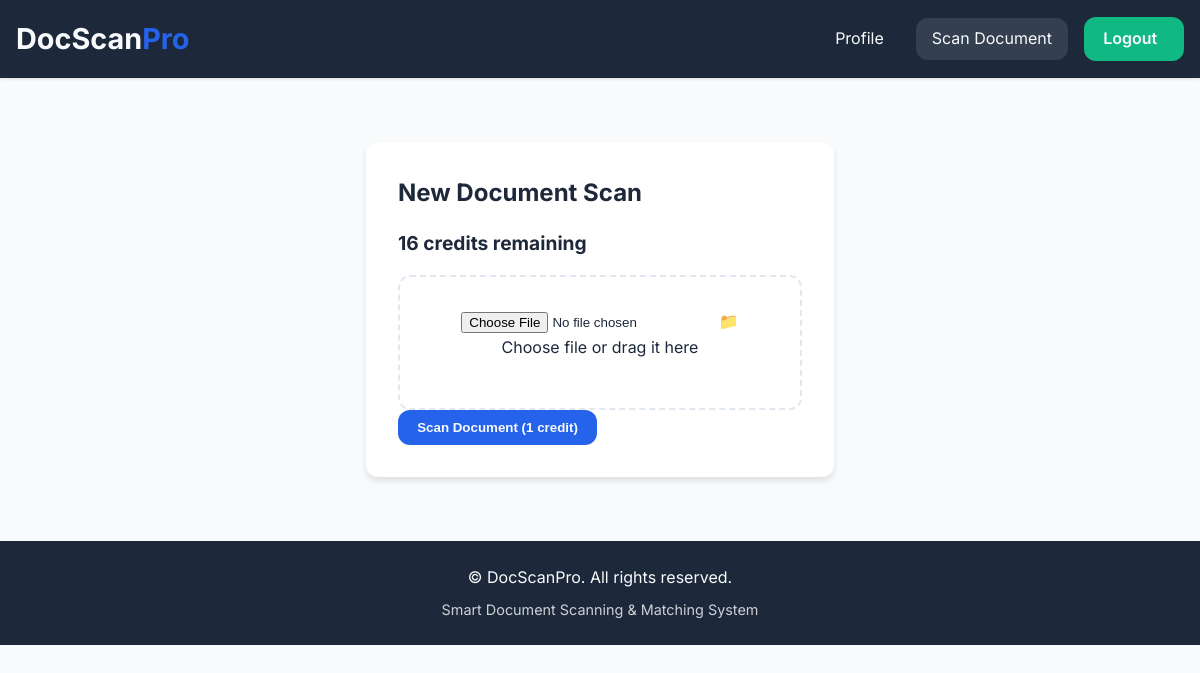
/scan (signed in), run on an earlier commit of the app's database.
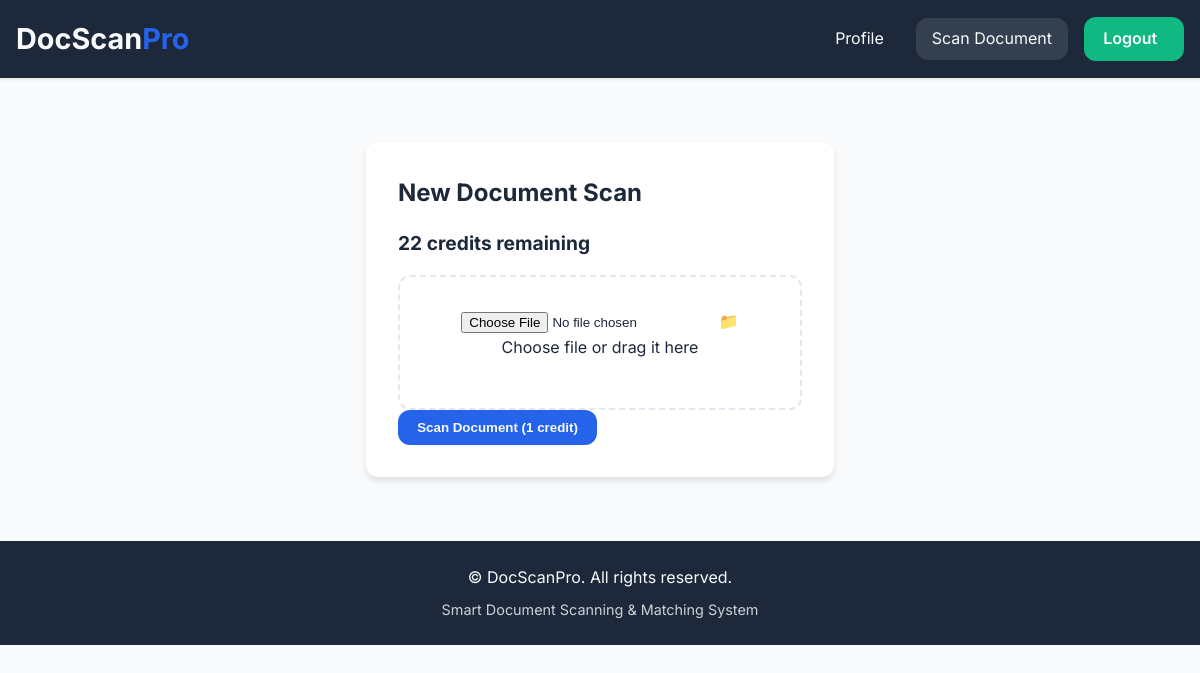
And on a later commit of the database.
### tables this page shows
CREATE TABLE users (
            id INTEGER PRIMARY KEY AUTOINCREMENT,
            name TEXT NOT NULL,
            email TEXT UNIQUE NOT NULL,
            contact TEXT NOT NULL,
            password_hash TEXT NOT NULL,
            gender TEXT DEFAULT 'others',
            role TEXT DEFAULT 'user',
            credits INTEGER DEFAULT 20,
            last_reset DATE DEFAULT CURRENT_DATE
        );

### blueprints/documents.py (the view, shortened to what this page needs)
@doc_bp.route('/scan', methods=['GET', 'POST'])
def upload_document():
    if 'user_id' not in session:
        flash('Please log in to upload documents.', 'error')
        return redirect('/auth/login')
    conn = get_db_connection()
    cursor = conn.cursor()
    cursor.execute('SELECT * FROM users WHERE id = ?', (session['user_id'],))
    user = cursor.fetchone()
    conn.close()
    return render_template('upload.html', user=user)

### app.py (called while the page is built)
@app.after_request
def add_security_headers(response):
    response.headers['Strict-Transport-Security'] = 'max-age=31536000; includeSubDomains'
    response.headers['X-Content-Type-Options'] = 'nosniff'
    response.headers['X-Frame-Options'] = 'DENY'
    response.headers['X-XSS-Protection'] = '1; mode=block'
    response.headers['Content-Security-Policy'] = "default-src 'self' 'unsafe-inline' https://fonts.googleapis.com https://fonts.gstatic.com"
    return response

### blueprints/documents.py (called while the page is built)
def get_db_connection():
    conn = sqlite3.connect('database.db')
    conn.row_factory = sqlite3.Row
    return conn

### templates/upload.html (shortened to what this page needs)
{% extends "base.html" %}
{% block content %}
<div class="upload-container">
    <div class="upload-card fade-in">
        <h2>New Document Scan</h2>
        <div class="credit-info">
            <span class="credits-remaining">{{ user.credits }} credits remaining</span>
        </div>
        <form action="/scan" method="POST" enctype="multipart/form-data" class="upload-form">
            <div class="file-upload upload-dropzone" id="file-upload-dropzone">
              <input type="file" id="file-upload" name="file" accept=".txt,.csv" required>
              <label for="file-upload" class="upload-label">
                <span class="upload-icon">📁</span>
                <span class="upload-text">Choose file or drag it here</span>
              </label>
            </div>
            <button type="submit" class="btn btn-primary">Scan Document (1 credit)</button>
          </form>
    </div>
</div>
{% endblock %}

What changed in the data, as far as the page shows it:
changed users: credits "16" → "22"
